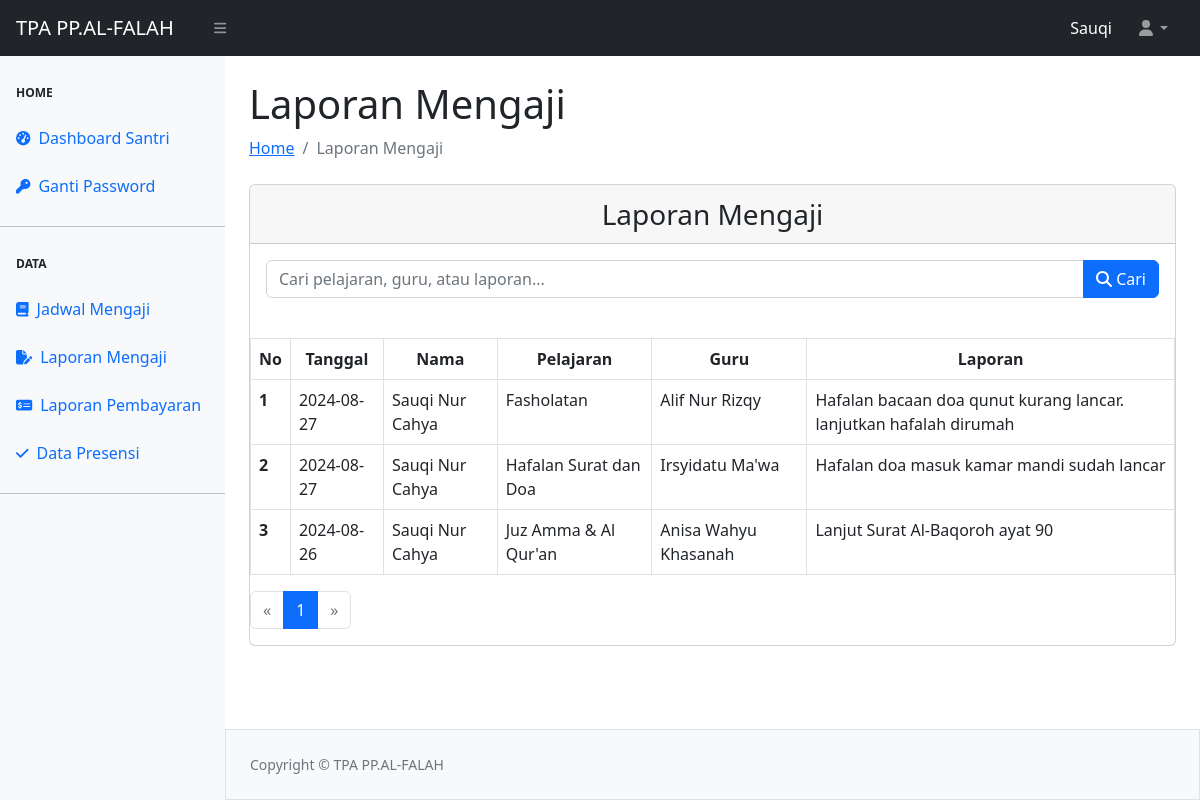
The app's page /laporan/tampil-laporan.php (signed in) with its own data.
### tables this page shows
CREATE TABLE `tbl_laporan_mengaji` (
  `id` int(11) NOT NULL,
  `tanggal` date NOT NULL,
  `nama` varchar(100) NOT NULL,
  `pelajaran` varchar(100) NOT NULL,
  `guru` varchar(100) NOT NULL,
  `laporan` text NOT NULL,
  `santri_id` int(11) DEFAULT NULL
);

### laporan/tampil-laporan.php (the view, shortened to what this page needs)
<?php
require_once "../config.php";
require_once "../template/header.php";
require_once "../template/navbar.php";
require_once "../template/sidebarsantri.php";
$nama = $_SESSION['nama'];
$limit = 10;
$page = isset($_GET['page']) ? (int)$_GET['page'] : 1;
$offset = ($page - 1) * $limit;
$search = isset($_GET['search']) ? $_GET['search'] : '';
$sql = "SELECT * FROM tbl_laporan_mengaji
        WHERE nama = ? AND
        (pelajaran LIKE ? OR guru LIKE ? OR laporan LIKE ?)
        ORDER BY tanggal DESC
        LIMIT ? OFFSET ?";
$stmt = $koneksi->prepare($sql);
$searchKeyword = "%" . $search . "%";
$stmt->bind_param('ssssii', $nama, $searchKeyword, $searchKeyword, $searchKeyword, $limit, $offset);
$stmt->execute();
$queryLaporan = $stmt->get_result();
$total_sql = "SELECT COUNT(*) as total FROM tbl_laporan_mengaji
              WHERE nama = ? AND
              (pelajaran LIKE ? OR guru LIKE ? OR laporan LIKE ?)";
$total_stmt = $koneksi->prepare($total_sql);
$total_stmt->bind_param('ssss', $nama, $searchKeyword, $searchKeyword, $searchKeyword);
$total_stmt->execute();
$total_result = $total_stmt->get_result();
$total_row = $total_result->fetch_assoc();
$total_records = $total_row['total'];
$total_pages = ceil($total_records / $limit);
?>
<div id="layoutSidenav_content">
    <main>
        <div class="container-fluid px-4">
            <h1 class="mt-4">Laporan Mengaji</h1>
            <ol class="breadcrumb mb-4">
                <li class="breadcrumb-item"><a href="../santri_dashboard.php">Home</a></li>
                <li class="breadcrumb-item active">Laporan Mengaji</li>
            </ol>
            <div class="card">
                <div class="card-header fs-3 text-center">Laporan Mengaji</div>
                <div class="card-body">
                    <form method="GET" class="mb-4">
                            <div class="input-group">
                                <input type="text" name="search" class="form-control" placeholder="Cari pelajaran, guru, atau laporan..." value="<?= htmlspecialchars($search) ?>">
                                <button type="submit" class="btn btn-primary"><i class="fa-solid fa-search"></i> Cari</button>
                            </div>
                        </div>
                    <table class="table table-bordered">
                        <thead>
                            <tr>
                                <th><center>No</center></th>
                                <th><center>Tanggal</center></th>
                                <th><center>Nama</center></th>
                                <th><center>Pelajaran</center></th>
                                <th><center>Guru</center></th>
                                <th><center>Laporan</center></th>
                            </tr>
                        </thead>
                        <tbody>
                            <?php
                            $no = $offset + 1;
                            while ($data = $queryLaporan->fetch_assoc()) { ?>
                                <tr>
                                    <th scope="row"><?= $no++ ?></th>
                                    <td><?= htmlspecialchars($data['tanggal']) ?></td>
                                    <td><?= htmlspecialchars($data['nama']) ?></td>
                                    <td><?= htmlspecialchars($data['pelajaran']) ?></td>
                                    <td><?= htmlspecialchars($data['guru']) ?></td>
                                    <td><?= htmlspecialchars($data['laporan']) ?></td>
                                </tr>
                            <?php } ?>
                        </tbody>
                    </table>
                    <nav aria-label="Page navigation">
                        <ul class="pagination">
                            <li class="page-item <?= $page <= 1 ? 'disabled' : '' ?>">
                                <a class="page-link" href="?page=<?= $page - 1 ?>&search=<?= htmlspecialchars($search) ?>" aria-label="Previous">
                                    &laquo;
                                </a>
                            </li>
                            <?php for ($i = 1; $i <= $total_pages; $i++) : ?>
                                <li class="page-item <?= $page == $i ? 'active' : '' ?>">
                                    <a class="page-link" href="?page=<?= $i ?>&search=<?= htmlspecialchars($search) ?>"><?= $i ?></a>
                                </li>
                            <?php endfor; ?>
                            <li class="page-item <?= $page >= $total_pages ? 'disabled' : '' ?>">
                                <a class="page-link" href="?page=<?= $page + 1 ?>&search=<?= htmlspecialchars($search) ?>" aria-label="Next">
                                    &raquo;
                                </a>
                            </li>
                        </ul>
                    </nav>
                </div>
         </div>
         </main>
<?php
require_once "../template/footer.php";
?>

### records on screen
tbl_laporan_mengaji: tanggal "2024-08-27", nama "Sauqi Nur Cahya", pelajaran "Fasholatan", guru "Alif Nur Rizqy", laporan "Hafalan bacaan doa qunut kurang lancar. lanjutkan hafalah dirumah"
tbl_laporan_mengaji: tanggal "2024-08-27", nama "Sauqi Nur Cahya", pelajaran "Hafalan Surat dan Doa", guru "Irsyidatu Ma'wa", laporan "Hafalan doa masuk kamar mandi sudah lancar"
tbl_laporan_mengaji: tanggal "2024-08-26", nama "Sauqi Nur Cahya", pelajaran "Juz Amma & Al Qur'an", guru "Anisa Wahyu Khasanah", laporan "Lanjut Surat Al-Baqoroh ayat 90"

### other values on screen
$_SESSION['ssUser'] "Sauqi"
